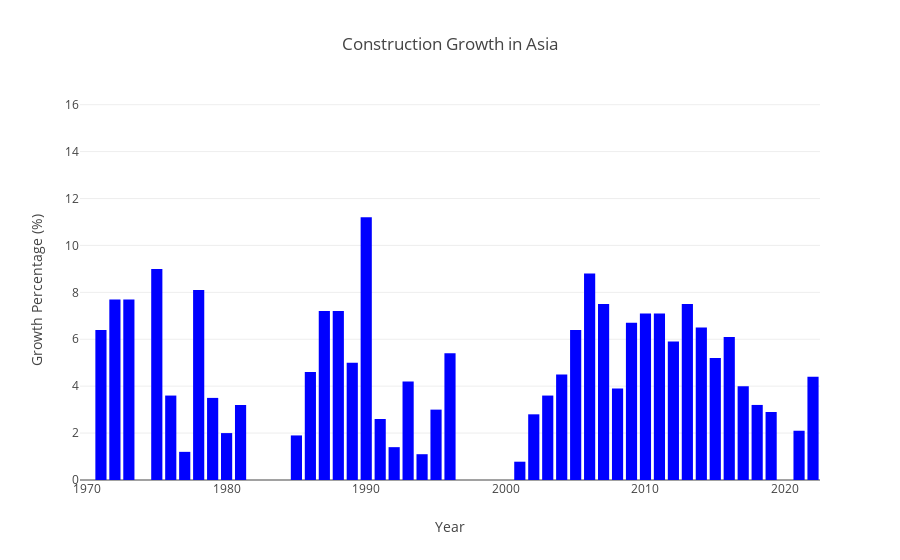

Source (notebook cell):
### Code cell
import pandas as pd
import plotly.graph_objects as go

# Загрузка данных из CSV файла
data = pd.read_csv("asia_construction.csv")

# Создание графика
fig = go.Figure()

# Добавление столбцов для construction growth % (constant prices 1970)
fig.add_trace(go.Bar(
    x=data['Year'],
    y=data['construction growth % (constant prices 1970)'],
    name='Construction Growth (%) (Constant Prices 1970)',
    marker_color='blue'
))

# Обновление макета графика
fig.update_layout(
    title='Construction Growth in Asia',
    xaxis_title='Year',
    yaxis_title='Growth Percentage (%)',
    legend_title='Legend',
    yaxis=dict(range=[0, data['construction growth % (constant prices 1970)'].max() + 5]),  # Установка диапазона оси Y
    barmode='group'
)

# Отображение графика
fig.show()

### Figure 1 — Plotly figure (JSON) as saved in the notebook; plotly's stock layout.template omitted (floating-point values rounded to 4 significant figures)
{"data": [{"marker": {"color": "blue"}, "name": "Construction Growth (%) (Constant Prices 1970)", "type": "bar", "x": [1970, 1971, 1972, 1973, 1974, 1975, 1976, 1977, 1978, 1979, 1980, 1981, 1982, 1983, 1984, 1985, 1986, 1987, 1988, 1989, 1990, 1991, 1992, 1993, 1994, 1995, 1996, 1997, 1998, 1999, 2000, 2001, 2002, 2003, 2004, 2005, 2006, 2007, 2008, 2009, 2010, 2011, 2012, 2013, 2014, 2015, 2016, 2017, 2018, 2019, 2020, 2021, 2022], "y": [0, 6.4, 7.7, 7.7, -1.3, 9, 3.6, 1.2, 8.1, 3.5, 2, 3.2, -0.49, -1.3, -1.9, 1.9, 4.6, 7.2, 7.2, 5, 11.2, 2.6, 1.4, 4.2, 1.1, 3, 5.4, -1.6, -3.4, -0.45, -0.3, 0.78, 2.8, 3.6, 4.5, 6.4, 8.8, 7.5, 3.9, 6.7, 7.1, 7.1, 5.9, 7.5, 6.5, 5.2, 6.1, 4, 3.2, 2.9, -1.2, 2.1, 4.4]}], "layout": {"barmode": "group", "legend": {"title": {"text": "Legend"}}, "title": {"text": "Construction Growth in Asia"}, "xaxis": {"title": {"text": "Year"}}, "yaxis": {"range": [0, 16.2], "title": {"text": "Growth Percentage (%)"}}}}
